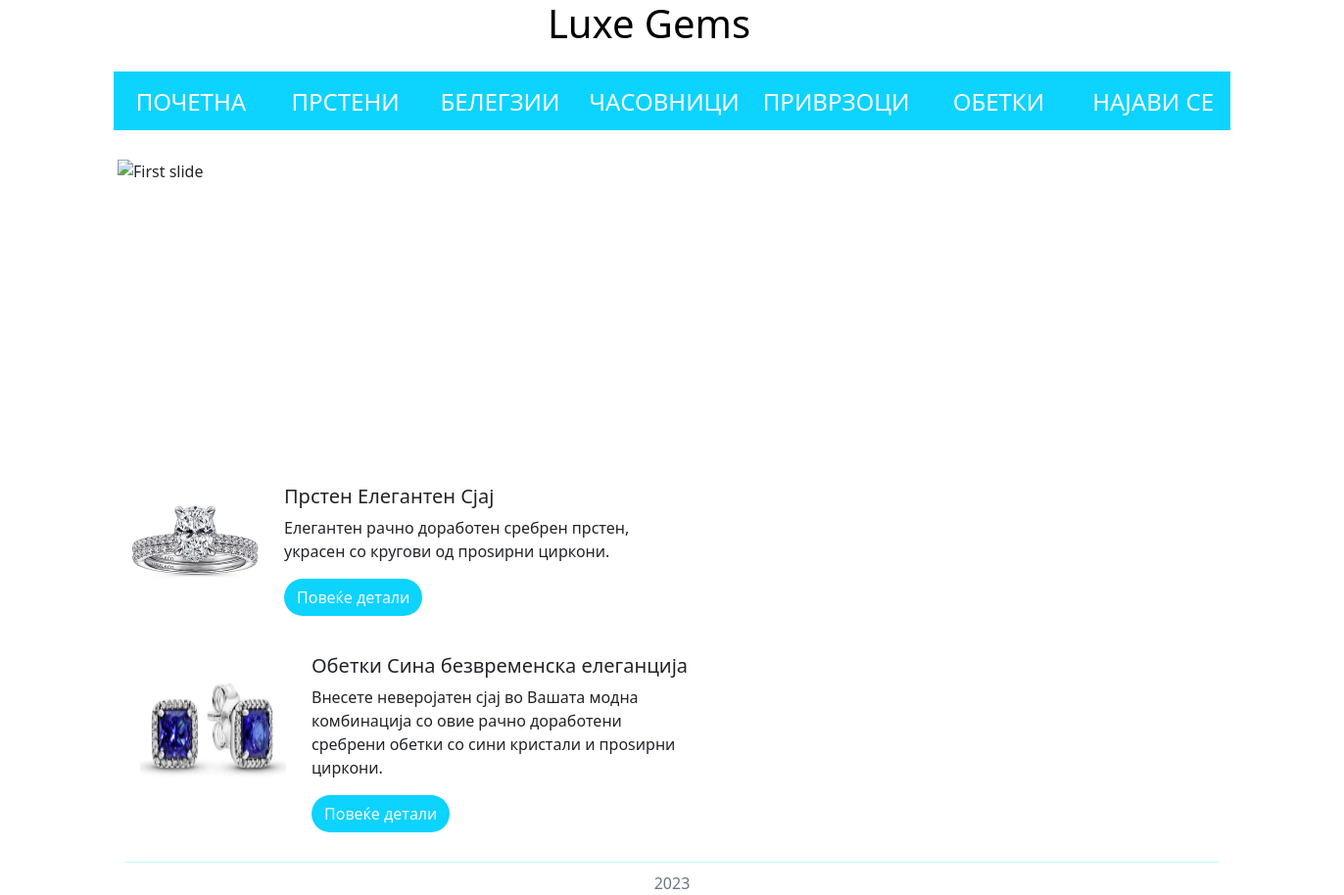
/home/, run on the app's committed database.
### LuxeGems/models.py (models this page shows, shortened)
class Jewelry(models.Model):
    name = models.CharField(max_length=250)
    description = models.TextField()
    price = models.IntegerField()
    available = models.BooleanField(null=True)
    user = models.ForeignKey(User, on_delete=models.CASCADE, null=True, blank=True)
    image = models.ImageField(upload_to='jewelry/')
    size = models.IntegerField()
    large = models.IntegerField()
    category = models.CharField(max_length=250)

### LuxeGems/views.py (the view)
# urls.py: 2. Add a URL to urlpatterns:  path('', views.home, name='home')
def home(request):
    jewelry = Jewelry.objects.all()[:2]
    context = {"jewelry": jewelry}
    return render(request, "home.html", context=context)

### LuxeGems/templates/home.html (shortened to what this page needs)
<!DOCTYPE html>
<html lang="en">
<head>
    <link href="https://cdn.jsdelivr.net/npm/bootstrap@5.3.0/dist/css/bootstrap.min.css" rel="stylesheet"
>
</head>
<body>
<div class="container">
    <div class="row">
        <div class="col-11">
            <a href="{% url 'home' %}" style="text-decoration: none; color: black;">
                <h1 class="text-center ms-5">Luxe Gems</h1>
            </a>
        </div>
        <div class="col-1">
            <a href="{% url 'card' %}" title="cart">
                <div class="slika"></div>
            </a>
        </div>
    </div>
</div>
<div class="container" id="manuContainer">
    <div class="row">
        <div class="col">
            <a href="{% url 'home' %}" style="text-decoration: none; color: white">
                <h4 class="menuItem">ПОЧЕТНА</h4>
            </a>
        </div>
        <div class="col">
            <a href="{% url 'rings' %}" style="text-decoration: none; color: white">
                <h4 class="menuItem">ПРСТЕНИ</h4>
            </a>
        </div>
        <div class="col">
            <a href="{% url 'bracelets' %}" style="text-decoration: none; color: white">
                <h4 class="menuItem">БЕЛЕГЗИИ</h4>
            </a>
        </div>
        <div class="col">
            <a href="{% url 'watches' %}" style="text-decoration: none; color: white">
                <h4 class="menuItem">ЧАСОВНИЦИ</h4>
            </a>
        </div>
        <div class="col">
            <a href="{% url 'charms' %}" style="text-decoration: none; color: white">
                <h4 class="menuItem">ПРИВРЗОЦИ</h4>
            </a>
        </div>
        <div class="col">
            <a href="{% url 'earrings' %}" style="text-decoration: none; color: white">
                <h4 class="menuItem">ОБЕТКИ</h4>
            </a>
        </div>
        <div class="col">
            <a href="{% url 'login' %}" style="text-decoration: none; color: white">
                <h4 class="menuItem">НАЈАВИ СЕ</h4>
            </a>
        </div>
    </div>
</div>
<div class="container" style="height: 300px; margin-top: 30px;">
    <div class="row" style="width: 1340px; margin-left: -20px !important">
        <div class="col">
            <div id="carouselExampleControls" class="carousel slide" data-ride="carousel">
                <div class="carousel-inner">
                    <div class="carousel-item active">
                        <img class="d-block w-100"
                             style="height: 300px; background-size: cover;object-fit: cover;"
                             src="https://cms-live.pandora.net/resource/responsive-image/1118986/m37-hybrid-plp-hero-module/xs/3/high-q1-val20-model-galentines-03-rgb.jpg"
                             alt="First slide">
                    </div>
                </div>
                <a class="carousel-control-prev" href="#carouselExampleControls" role="button" data-slide="prev">
                    <span class="carousel-control-prev-icon" aria-hidden="true"></span>
                    <span class="sr-only">Previous</span>
                </a>
                <a class="carousel-control-next" href="#carouselExampleControls" role="button" data-slide="next">
                    <span class="carousel-control-next-icon" aria-hidden="true"></span>
                    <span class="sr-only">Next</span>
                </a>
            </div>
        </div>
    </div>
</div>
<div class="container mt-3 border-0">
    <div class="row">
        {% for item in jewelry %}
            <div class="col">
                <div class="card flex-row border-0" style="width: 37rem;">
                    <img src="{{ MEDIA_URL }}{{ item.image.url }}"
                         class="card-img-left example-card-img-responsive mb-5" alt="...">
                    <div class="card-body">
                        <h5 class="card-title">{{ item.name }}</h5>
                        <p class="card-text">{{ item.description }}</p>
                        <a href="{% url 'detail' item.id %}" style="background-color: #0cd3ff; "
                           class="btn rounded-5 text-light">Повеќе детали</a>
                    </div>
                </div>
            </div>
        {% endfor %}
    </div>
</div>
<div class="container" style="margin-top: -2px">
    <div class="row">
        <div class="col">
            <footer>
                <hr style="color: #0cd3ff;">
                <div style="margin-top: -7px; text-align: center; justify-content: center;" class="text-secondary">2023</div>
            </footer>
        </div>
    </div>
</div>
</body>
</html>

### LuxeGems/templates/home.html (style rules this page uses)
.slika { background: url("https://static.thenounproject.com/png/3662808-200.png") center no-repeat; background-size: cover; margin-top: 11px; height: 30px; width: 30px; }
#manuContainer { background-color: #0cd3ff; height: 60px; text-align: center; margin-top: 17px; }
.menuItem { padding-top: 17px !important; }

### data on the page
Jewelry: image (picture), name "Прстен Елегантен Сјај", description "Елегантен рачно доработен сребрен прстен, украсен со кругови од проѕирни циркони."
Jewelry: image (picture), name "Обетки Сина безвременска елеганција", description "Внесете неверојатен сјај во Вашата модна комбинација со овие рачно доработени сребрени обетки со сини кристали и проѕирни циркони."
